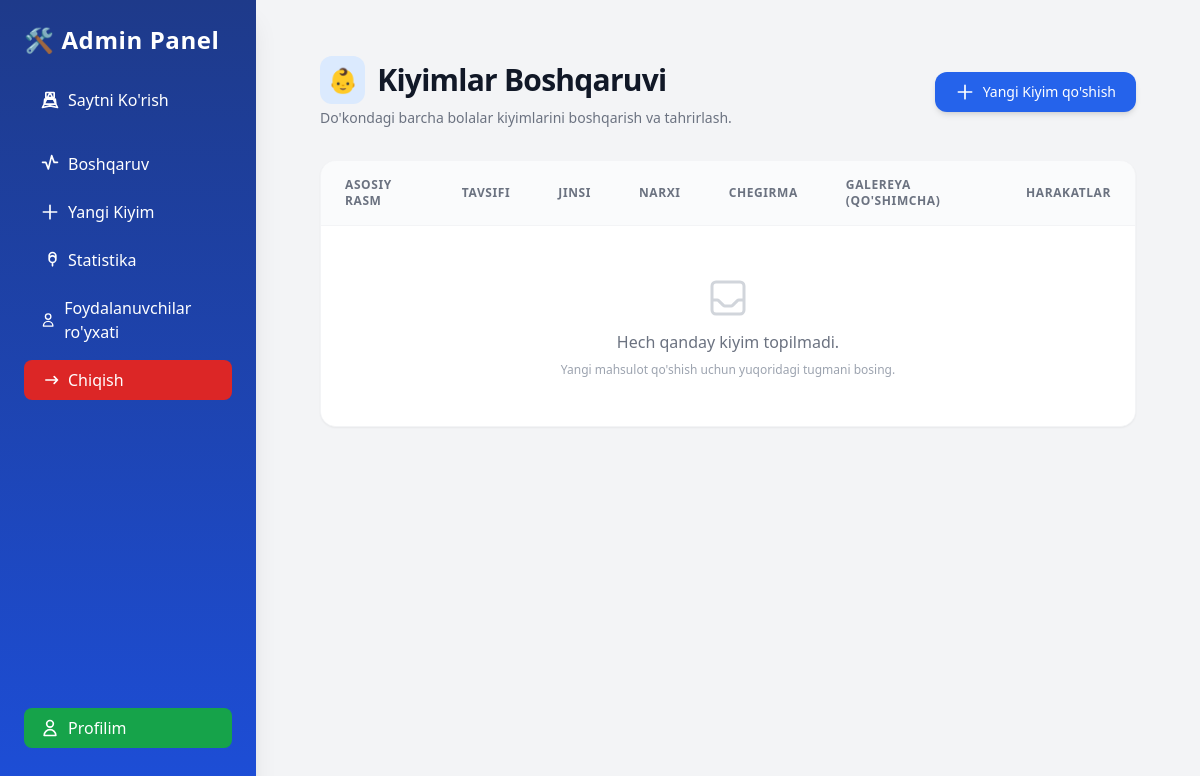
The page /admin-panel/ (signed in) on the database as committed earlier.
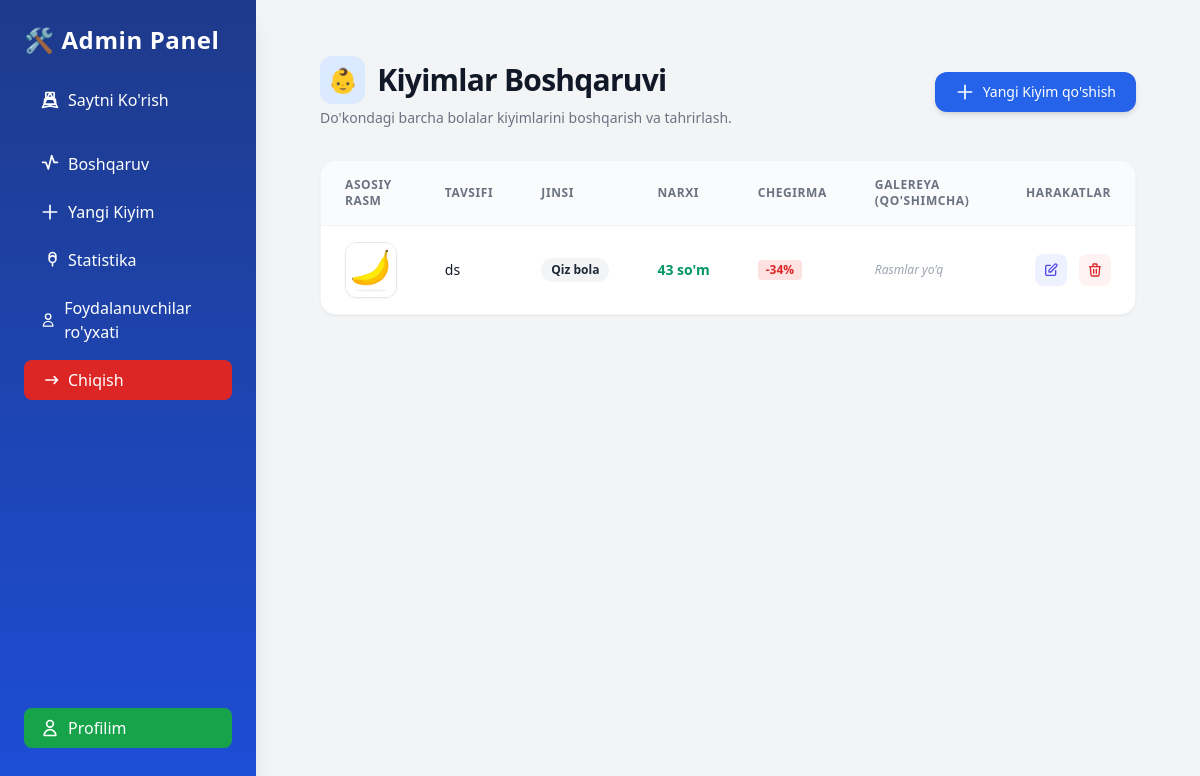
The same page on the database as committed later.
### base/models.py (models this page shows, shortened)
class Main_Kiyim(models.Model):
    YOSH_CHOICES = [
        ('1', '1 oylik'),
        ('2', '2 oylik'),
        ('3', '3 oylik'),
        ('4', '4 oylik'),
        ('5', '5 oylik'),
        ('6', '6 oylik'),
        ('7', '7 oylik'),
        ('8', '8 oylik'),
        ('9', '9 oylik'),
        ('9', '9 oylik'),
        ('10', '10 oylik'),             # ✅ Qo‘shildi
        ('11', '11 oylik'),             # ✅ Qo‘shildi
        ('12', '12 oylik'),             # ✅ Qo‘shildi
        ('13', '1 yosh'),               # ✅
        ('14', '2 yosh'),               # ✅
        ('15', '3 yosh'),
        ('16', '4 yosh'),
    ]
    yoshi = models.CharField(
        max_length=2,
        choices=YOSH_CHOICES,
        blank=True,
        null=True,
        verbose_name="Bolalar yoshi"
    )
    GENDER_CHOICES = [
        ('qiz', 'Qiz bola'),
        ('ogil', 'O‘g‘il bola'),
    ]
    jinsi = models.CharField(
        max_length=5,
        choices=GENDER_CHOICES,
        default='qiz',
        verbose_name="Jinsi",
        help_text="Qiz bola yoki o‘g‘il bola uchun"
    )
    BALAND_CHOICES = [
    ('40', '40 sm'),
    ('45', '45 sm'),
    ('50', '50 sm'),
    ('55', '55 sm'),
    ('60', '60 sm'),
    ('65', '65 sm'),
    ('70', '70 sm'),
]
    KG_CHOICES = [
    ('2', '2 kg'),
    ('2.5', '2.5 kg'),
    ('3', '3 kg'),
    ('3.5', '3.5 kg'),
    ('4', '4 kg'),
    ('4.5', '4.5 kg'),
    ('5', '5 kg'),
    ]
    pre_balandligi = models.CharField("PRE balandligi", max_length=50,     choices=BALAND_CHOICES, blank=True, null=True)
    pre_kilogrami = models.CharField("PRE kilogrami", max_length=50, choices=KG_CHOICES,    blank=True, null=True)
    nb_balandligi = models.CharField("NB balandligi", max_length=50, choices=BALAND_CHOICES,    blank=True, null=True)
    nb_kilogrami = models.CharField("NB kilogrami", max_length=50, choices=KG_CHOICES,  blank=True, null=True)
    m3_balandligi = models.CharField("3M balandligi", max_length=50, choices=BALAND_CHOICES,    blank=True, null=True)
    m3_kilogrami = models.CharField("3M kilogrami", max_length=50, choices=KG_CHOICES,  blank=True, null=True)
    m6_balandligi = models.CharField("6M balandligi", max_length=50, choices=BALAND_CHOICES,    blank=True, null=True)
    m6_kilogrami = models.CharField("6M kilogrami", max_length=50, choices=KG_CHOICES,  blank=True, null=True)
    m9_balandligi = models.CharField("9M balandligi", max_length=50, choices=BALAND_CHOICES,    blank=True, null=True)
    m9_kilogrami = models.CharField("9M kilogrami", max_length=50, choices=KG_CHOICES,  blank=True, null=True)
    main_img = models.ImageField(upload_to='kiyimlar/', blank=True, null=True)
    birinchi_img = models.ImageField(upload_to='kiyimlar/', blank=True, null=True)
    ikkinchi_img = models.ImageField(upload_to='kiyimlar/', blank=True, null=True)
    uchinchi_img = models.ImageField(upload_to='kiyimlar/', blank=True, null=True)
    tortinchi_img = models.ImageField(upload_to='kiyimlar/', blank=True, null=True)
    beshinchi_img = models.ImageField(upload_to='kiyimlar/', blank=True, null=True)
    oltinchi_img = models.ImageField(upload_to='kiyimlar/', blank=True, null=True)
    tavsifi = models.CharField(max_length=100)
    narhi = models.PositiveIntegerField()
    skidkasi = models.PositiveIntegerField(
    blank=True,
    null=True,
    verbose_name="Chegirma (%)",
    help_text="Chegirma foizi, agar yo'q bo‘lsa bo‘sh qoldiring"
    )
    kiyim_haqida = models.TextField(null=True, blank=True)
    birinchi_xususiyati = models.CharField(max_length=50, null=True, blank=True)
    ikkinchi_xususiyati = models.CharField(max_length=50, null=True, blank=True)
    uchunchi_xususiyati = models.CharField(max_length=50, null=True, blank=True)
    tortinchi_xususiyati = models.CharField(max_length=50, null=True, blank=True)
    beshinchi_xususiyati = models.CharField(max_length=50, null=True, blank=True)
    oltinchi_xususiyati = models.CharField(max_length=50, null=True, blank=True)
    class Meta:
        verbose_name = "Asosiy kiyim"
        verbose_name_plural = "Asosiy kiyimlar"
        ordering = ['-id']

### controlpanel/views.py (the view)
# urls.py: path('', views.dashboard, name='dashboard'),
@login_required
def dashboard(request):
    if not request.user.is_staff:
        return redirect('home')
    kiyimlar = Main_Kiyim.objects.all()
    profile = Profile.objects.all()
    return render(request, 'dashboard.html', {'products': kiyimlar, 'profile': profile})

### controlpanel/templates/dashboard.html (shortened to what the changed rows need)
{% extends 'admin_base.html' %}
{% block content %}
<div class="max-w-7xl mx-auto px-4 sm:px-6 lg:px-8 py-6">
  <div class="flex flex-col sm:flex-row sm:items-center sm:justify-between gap-4 mb-8">
    <div>
      <h1 class="text-3xl font-black text-gray-900 tracking-tight flex items-center gap-3">
        <span class="p-2 bg-blue-100 text-blue-600 rounded-xl text-2xl">👶</span> Kiyimlar Boshqaruvi
      </h1>
    </div>
  </div>
  <div class="bg-white rounded-2xl shadow-sm border border-gray-100 overflow-hidden">
    <div class="overflow-x-auto">
      <table class="min-w-full divide-y divide-gray-100 text-left align-middle text-sm">
        <thead class="bg-gray-50/75 text-gray-500 font-semibold uppercase tracking-wider text-xs">
          <tr>
            <th class="px-6 py-4">Asosiy Rasm</th>
            <th class="px-6 py-4">Tavsifi</th>
            <th class="px-6 py-4">Jinsi</th>
            <th class="px-6 py-4">Narxi</th>
            <th class="px-6 py-4">Chegirma</th>
            <th class="px-6 py-4">Galereya (Qo'shimcha)</th>
            <th class="px-6 py-4 text-right">Harakatlar</th>
          </tr>
        </thead>
        <tbody class="divide-y divide-gray-100 bg-white">
          {% for product in products %}
          <tr class="hover:bg-blue-50/40 transition-colors duration-150">
            <td class="px-6 py-4 whitespace-nowrap">
              {% if product.main_img %}
                <img src="{{ product.main_img.url }}" alt="main" class="w-14 h-14 object-cover rounded-xl shadow-sm border border-gray-200 hover:scale-105 transition-transform duration-200 cursor-pointer" onclick="openModal('{{ product.main_img.url }}')" title="Kattalashtirish uchun bosing" />
              {% else %}
                <div class="w-14 h-14 bg-gray-100 rounded-xl flex items-center justify-center text-gray-400 text-xs italic">Yo'q</div>
              {% endif %}
            </td>
            <td class="px-6 py-4 font-medium text-gray-900 max-w-xs truncate" title="{{ product.tavsifi }}">
              {{ product.tavsifi }}
            </td>
            <td class="px-6 py-4 whitespace-nowrap">
              <span class="inline-flex items-center px-2.5 py-1 rounded-full text-xs font-semibold bg-gray-100 text-gray-800">
                {{ product.get_jinsi_display }}
              </span>
            </td>
            <td class="px-6 py-4 whitespace-nowrap font-bold text-emerald-600">
              {{ product.narhi }} so'm
            </td>
            <td class="px-6 py-4 whitespace-nowrap">
              {% if product.skidkasi and product.skidkasi > 0 %}
                <span class="inline-flex items-center px-2 py-0.5 rounded text-xs font-bold bg-red-100 text-red-600">-{{ product.skidkasi }}%</span>
              {% else %}
                <span class="text-gray-400">-</span>
              {% endif %}
            </td>
            <td class="px-6 py-4 whitespace-nowrap">
              <div class="flex items-center gap-2">
                {% if not product.birinchi_img and not product.ikkinchi_img %}
                  <span class="text-gray-400 italic text-xs">Rasmlar yo'q</span>
                {% endif %}
              </div>
            </td>
            <td class="px-6 py-4 whitespace-nowrap text-right font-medium">
              <div class="flex items-center justify-end gap-3">
                <a href="{% url 'controlpanel:product_edit' product.pk %}" class="p-2 text-indigo-600 bg-indigo-50 hover:bg-indigo-100 rounded-lg transition-colors" title="Tahrirlash">
                  <svg class="w-4 h-4" fill="none" stroke="currentColor" viewBox="0 0 24 24"><path stroke-linecap="round" stroke-linejoin="round" stroke-width="2" d="M11 5H6a2 2 0 00-2 2v11a2 2 0 002 2h11a2 2 0 002-2v-5m-1.414-9.414a2 2 0 112.828 2.828L11.828 15H9v-2.828l8.586-8.586z"></path></svg>
                </a>
                <a href="{% url 'controlpanel:product_delete' product.pk %}" class="p-2 text-red-600 bg-red-50 hover:bg-red-100 rounded-lg transition-colors" title="O'chirish" onclick="return confirm('Haqiqatan ham bu kiyimni oʻchirmoqchimisiz?');">
                  <svg class="w-4 h-4" fill="none" stroke="currentColor" viewBox="0 0 24 24"><path stroke-linecap="round" stroke-linejoin="round" stroke-width="2" d="M19 7l-.867 12.142A2 2 0 0116.138 21H7.862a2 2 0 01-1.995-1.858L5 7m5 4v6m4-6v6m1-10V4a1 1 0 00-1-1h-4a1 1 0 00-1 1v3M4 7h16"></path></svg>
                </a>
              </div>
            </td>
          </tr>
          {% empty %}
          <tr>
            <td colspan="7" class="px-6 py-12 text-center text-gray-400">
              <div class="flex flex-col items-center justify-center gap-2">
                <p class="text-base font-medium text-gray-500">Hech qanday kiyim topilmadi.</p>
                <p class="text-xs text-gray-400">Yangi mahsulot qo'shish uchun yuqoridagi tugmani bosing.</p>
              </div>
            </td>
          </tr>
          {% endfor %}
        </tbody>
      </table>
    </div>
  </div>
</div>
{% endblock %}

Rows that differ between the two databases and show on the page:
added Main_Kiyim: main_img (picture), tavsifi "ds", jinsi "Qiz bola", narhi "43", skidkasi "34", birinchi_img "Rasmlar yo'q"
Other text that changed with them:
text no longer shown: "Hech qanday kiyim topilmadi. Yangi mahsulot qo'shish uchun yuqoridagi tugmani bosing."
